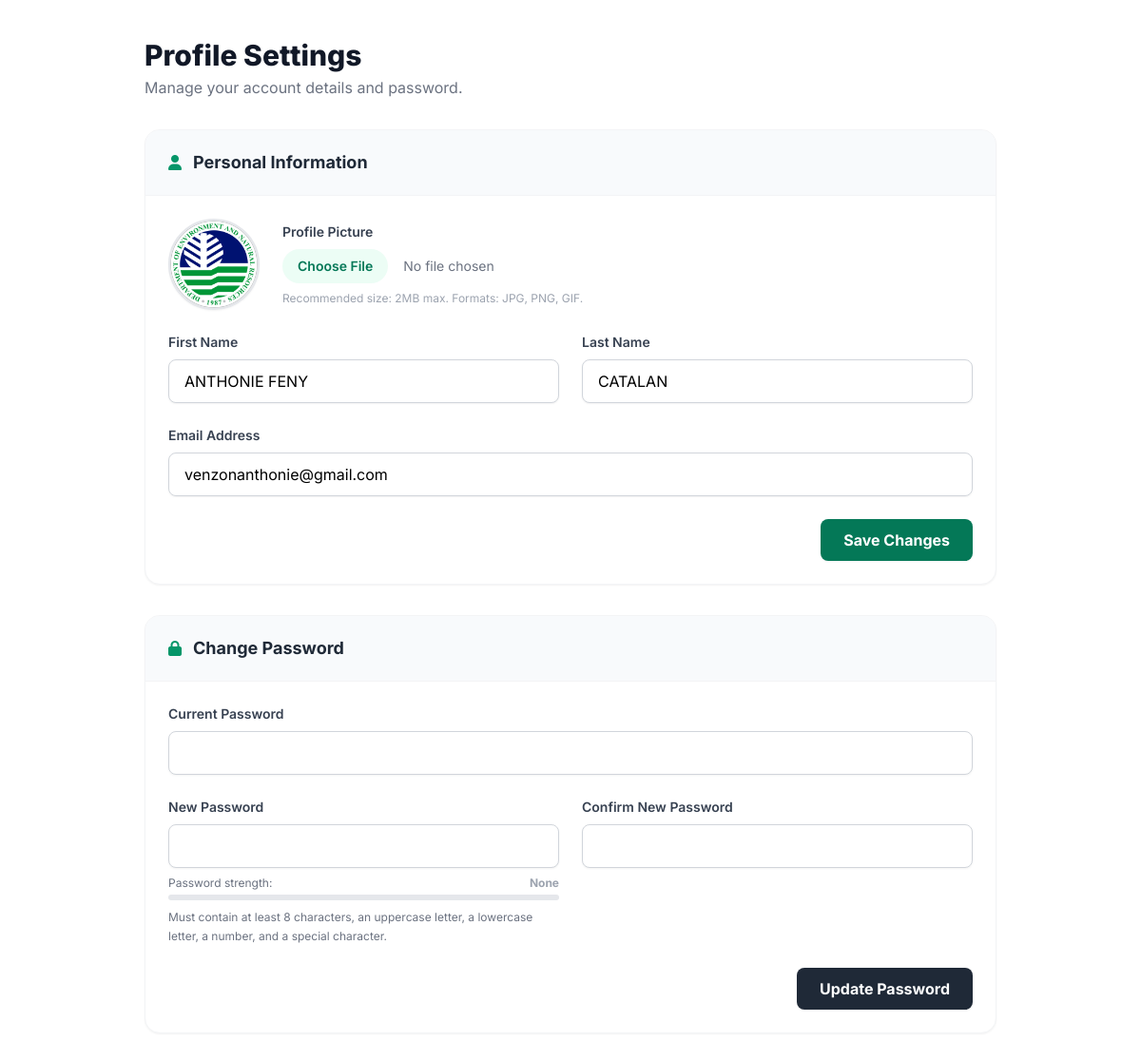
The page /profile_settings.php (signed in) on the database its author committed.
### tables this page shows
CREATE TABLE `user_client` (
  `client_id` int(11) NOT NULL,
  `firstname` varchar(50) NOT NULL,
  `mid_name` varchar(50) NOT NULL,
  `lastname` varchar(50) NOT NULL,
  `email` varchar(100) NOT NULL,
  `profile_picture` varchar(255) DEFAULT NULL,
  `verification_token` varchar(255) DEFAULT NULL,
  `password` text NOT NULL,
  `mobilenum` text NOT NULL,
  `comp_id_upload` longtext NOT NULL,
  `govt_id_upload` longtext NOT NULL,
  `auth_letter` longtext NOT NULL,
  `password_unhashed` text NOT NULL,
  `Status` int(11) NOT NULL,
  `province` text NOT NULL,
  `citymun` text NOT NULL,
  `brgy` text NOT NULL,
  `zips` text NOT NULL
);

### profile_settings.php (the view, shortened to what this page needs)
<?php
require_once 'db.php';
$client_id = $_SESSION['client_id'] ?? null;
try {
    $stmt = $pdo->prepare("SELECT * FROM user_client WHERE client_id = ?");
    $stmt->execute([$client_id]);
    $user = $stmt->fetch(PDO::FETCH_ASSOC);
} catch (PDOException $e) {
    $error_msg = "Database error: " . $e->getMessage();
}
?>
<!DOCTYPE html>
<html lang="en">
<head>
    <script src="https://cdn.tailwindcss.com"></script>
    <link href="https://cdnjs.cloudflare.com/ajax/libs/font-awesome/6.0.0/css/all.min.css" rel="stylesheet">
</head>
<body class="p-6 lg:p-10">
    <div class="max-w-4xl mx-auto">
        <div class="mb-8">
            <h2 class="text-3xl font-extrabold text-gray-900">Profile Settings</h2>
            <p class="text-gray-500 mt-1">Manage your account details and password.</p>
        </div>
        <div class="bg-white rounded-2xl shadow-sm border border-gray-100 overflow-hidden mb-8">
            <div class="px-6 py-5 border-b border-gray-100 bg-slate-50 flex items-center gap-3">
                <i class="fas fa-user text-emerald-600"></i>
                <h3 class="font-bold text-gray-800 text-lg">Personal Information</h3>
            </div>
            <form action="" method="POST" enctype="multipart/form-data" class="p-6">
                <div class="mb-6 flex items-center gap-6">
                    <div class="w-24 h-24 rounded-full overflow-hidden bg-gray-100 border-2 border-gray-200 shadow-sm flex-shrink-0 flex items-center justify-center">
                        <?php if (!empty($user['profile_picture']) && file_exists($user['profile_picture'])): ?>
                            <img src="<?= htmlspecialchars($user['profile_picture']) ?>" alt="Profile Picture" class="w-full h-full object-cover">
                        <?php else: ?>
                            <i class="fas fa-user text-4xl text-gray-400"></i>
                        <?php endif; ?>
                    </div>
                    <div class="flex-grow">
                        <label class="block text-sm font-semibold text-gray-700 mb-2">Profile Picture</label>
                        <input type="file" name="profile_picture" accept=".jpg, .jpeg, .png, .gif" class="block w-full text-sm text-gray-500 file:mr-4 file:py-2 file:px-4 file:rounded-full file:border-0 file:text-sm file:font-semibold file:bg-emerald-50 file:text-emerald-700 hover:file:bg-emerald-100 transition">
                        <p class="text-xs text-gray-400 mt-2">Recommended size: 2MB max. Formats: JPG, PNG, GIF.</p>
                    </div>
                </div>
                <div class="grid grid-cols-1 md:grid-cols-2 gap-6 mb-6">
                    <div>
                        <label class="block text-sm font-semibold text-gray-700 mb-2">First Name</label>
                        <input type="text" name="firstname" value="<?= htmlspecialchars($user['firstname'] ?? '') ?>" required class="w-full px-4 py-2.5 rounded-lg border border-gray-300 focus:ring-2 focus:ring-emerald-500 focus:border-emerald-500 outline-none transition shadow-sm">
                    </div>
                    <div>
                        <label class="block text-sm font-semibold text-gray-700 mb-2">Last Name</label>
                        <input type="text" name="lastname" value="<?= htmlspecialchars($user['lastname'] ?? '') ?>" required class="w-full px-4 py-2.5 rounded-lg border border-gray-300 focus:ring-2 focus:ring-emerald-500 focus:border-emerald-500 outline-none transition shadow-sm">
                    </div>
                </div>
                <div class="mb-6">
                    <label class="block text-sm font-semibold text-gray-700 mb-2">Email Address</label>
                    <input type="email" name="email" value="<?= htmlspecialchars($user['email'] ?? '') ?>" required class="w-full px-4 py-2.5 rounded-lg border border-gray-300 focus:ring-2 focus:ring-emerald-500 focus:border-emerald-500 outline-none transition shadow-sm">
                </div>
                <div class="flex justify-end">
                    <button type="submit" class="bg-emerald-700 text-white px-6 py-2.5 rounded-lg font-bold hover:bg-emerald-800 transition shadow-sm">
                        Save Changes
                    </button>
                </div>
            </form>
        </div>
        <div class="bg-white rounded-2xl shadow-sm border border-gray-100 overflow-hidden">
            <div class="px-6 py-5 border-b border-gray-100 bg-slate-50 flex items-center gap-3">
                <i class="fas fa-lock text-emerald-600"></i>
                <h3 class="font-bold text-gray-800 text-lg">Change Password</h3>
            </div>
            <form action="" method="POST" class="p-6">
                <div class="mb-6">
                    <label class="block text-sm font-semibold text-gray-700 mb-2">Current Password</label>
                    <input type="password" name="current_password" required class="w-full px-4 py-2.5 rounded-lg border border-gray-300 focus:ring-2 focus:ring-emerald-500 focus:border-emerald-500 outline-none transition shadow-sm">
                </div>
                <div class="grid grid-cols-1 md:grid-cols-2 gap-6 mb-6">
                    <div>
                        <label class="block text-sm font-semibold text-gray-700 mb-2">New Password</label>
                        <input type="password" name="new_password" id="new_password" required class="w-full px-4 py-2.5 rounded-lg border border-gray-300 focus:ring-2 focus:ring-emerald-500 focus:border-emerald-500 outline-none transition shadow-sm">
                        <div class="mt-2">
                            <div class="flex justify-between items-center mb-1">
                                <span class="text-xs text-gray-500">Password strength:</span>
                                <span id="strength-text" class="text-xs font-bold text-gray-400">None</span>
                            </div>
                            <div class="w-full bg-gray-200 rounded-full h-1.5">
                            </div>
                            <p class="text-xs text-gray-500 mt-2 leading-relaxed">Must contain at least 8 characters, an uppercase letter, a lowercase letter, a number, and a special character.</p>
                        </div>
                    </div>
                    <div>
                        <label class="block text-sm font-semibold text-gray-700 mb-2">Confirm New Password</label>
                        <input type="password" name="confirm_password" required class="w-full px-4 py-2.5 rounded-lg border border-gray-300 focus:ring-2 focus:ring-emerald-500 focus:border-emerald-500 outline-none transition shadow-sm">
                    </div>
                </div>
                <div class="flex justify-end">
                    <button type="submit" class="bg-gray-800 text-white px-6 py-2.5 rounded-lg font-bold hover:bg-gray-900 transition shadow-sm">
                        Update Password
                    </button>
                </div>
            </form>
        </div>
    </div>
</body>
</html>

### profile_settings.php (style rules this page uses)
body { font-family: 'Inter', sans-serif; background-color: transparent; }

### rows shown on the page
user_client: profile_picture (picture), firstname "ANTHONIE FENY", lastname "CATALAN", email "venzonanthonie@gmail.com"
